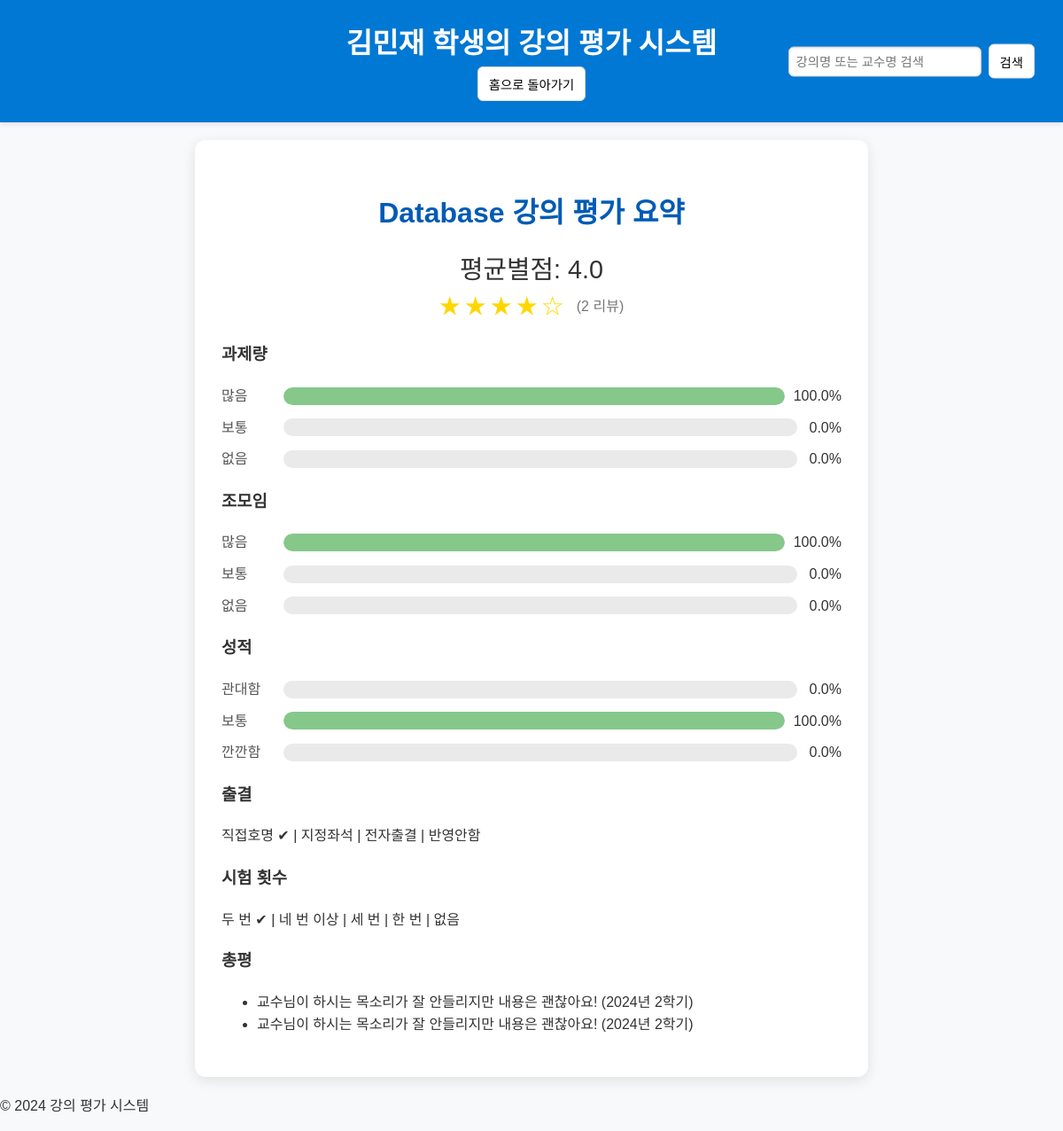
Screenshot of /summary/DB/1 (signed in) with the database file from the repository.
### models.py (models this page shows)
class Student(db.Model):
    __tablename__ = 'student'  # 테이블 이름 명시
    id = db.Column(db.Integer, primary_key=True)
    name = db.Column(db.String(50), nullable=False)
    password = db.Column(db.String(30), nullable=False)

class Lecture(db.Model):
    __tablename__ = 'lecture'
    id = db.Column(db.String(30), primary_key=True)  # id를 String으로 수정
    title = db.Column(db.String(100), nullable=False)
    professors = db.relationship('Professor', secondary=Professor_lecture, back_populates='lectures')

class Evaluation(db.Model):
    __tablename__ = 'evaluation'
    id = db.Column(db.Integer, primary_key=True)
    student_id = db.Column(db.Integer, db.ForeignKey('student.id'), nullable=False)
    lecture_id = db.Column(db.String(30), db.ForeignKey('lecture.id'), nullable=False)
    professor_id = db.Column(db.Integer, db.ForeignKey('professor.id'), nullable=False)  # 교수 연결
    rating = db.Column(db.Float, nullable=False)
    assignment_amount = db.Column(db.String(20), nullable=False)
    group_work = db.Column(db.String(20), nullable=False)
    grade_fairness = db.Column(db.String(20), nullable=False)
    attendance_type = db.Column(db.String(50), nullable=False)
    exam_count = db.Column(db.String(50), nullable=False)
    semester = db.Column(db.String(20), nullable=False)
    review = db.Column(db.Text, nullable=True)

### app.py (the view)
@app.route('/summary/<string:lecture_id>/<int:professor_id>')
def summary(lecture_id, professor_id):
    lecture = Lecture.query.get_or_404(lecture_id)
    professor = Professor.query.get_or_404(professor_id)
    student_id = session.get('student_id')
    student = Student.query.get(student_id)
    evaluations = Evaluation.query.filter_by(lecture_id=lecture_id, professor_id=professor_id).all()
    avg_rating = round(sum(e.rating for e in evaluations) / len(evaluations), 2) if evaluations else 0
    stats = {
        "assignment_amount": {"많음": 0, "보통": 0, "없음": 0},
        "group_work": {"많음": 0, "보통": 0, "없음": 0},
        "grade_fairness": {"관대함": 0, "보통": 0, "깐깐함": 0},
        "attendance_type": {"직접호명": 0, "지정좌석": 0, "전자출결": 0, "반영안함": 0},
        "exam_count": {"네 번 이상": 0, "세 번": 0, "두 번": 0, "한 번": 0, "없음": 0},
    }
    for e in evaluations:
        stats["assignment_amount"][e.assignment_amount] += 1
        stats["group_work"][e.group_work] += 1
        stats["grade_fairness"][e.grade_fairness] += 1
        stats["attendance_type"][e.attendance_type] += 1
        stats["exam_count"][e.exam_count] += 1
    total = len(evaluations)
    percentages = {
        key: {k: round((v / total * 100), 1) if total > 0 else 0 for k, v in value.items()}
        for key, value in stats.items()
    }
    most_selected = {
        "attendance_type": max(stats["attendance_type"], key=stats["attendance_type"].get) if total > 0 else "없음",
        "exam_count": max(stats["exam_count"], key=stats["exam_count"].get) if total > 0 else "없음",
    }
    return render_template(
        'summary_page.html',
        page_title=f"Database ({professor.name}) 강의 평가 요약",
        student=student,
        lecture=lecture,
        professor=professor,
        avg_rating=avg_rating,
        evaluations=evaluations,
        percentages=percentages,
        most_selected=most_selected,
        total_reviews=total
    )

### templates/summary_page.html (shortened to what this page needs)
{% extends "layout.html" %}
{% block content %}
<div class="summary-container">
    <h2>{{ lecture.title }} 강의 평가 요약</h2>
    <div class="overall-rating">
        <span>평균별점: {{ avg_rating }}</span>
        <div class="star-rating-summary">
            {% for i in range(1, 6) %}
                <span class="stars">{% if i <= avg_rating %}★{% else %}☆{% endif %}</span>
            {% endfor %}
            <span class="review-count">({{ total_reviews }} 리뷰)</span>
        </div>
    </div>
    <div class="statistic-bars">
        <h3>과제량</h3>
        <div class="stat-item">
            <label>많음</label>
            <div class="bar">
                <div class="progress" style="width: {{ percentages['assignment_amount']['많음'] }}%;"></div>
            </div>
            <div class="percentage">{{ percentages['assignment_amount']['많음'] }}%</div>
        </div>
        <div class="stat-item">
            <label>보통</label>
            <div class="bar">
            </div>
            <div class="percentage">{{ percentages['assignment_amount']['보통'] }}%</div>
        </div>
        <div class="stat-item">
            <label>없음</label>
            <div class="bar">
            </div>
            <div class="percentage">{{ percentages['assignment_amount']['없음'] }}%</div>
        </div>
    </div>
    <div class="statistic-bars">
        <h3>조모임</h3>
        <div class="stat-item">
            <label>많음</label>
            <div class="bar">
                <div class="progress" style="width: {{ percentages['group_work']['많음'] }}%;"></div>
            </div>
            <div class="percentage">{{ percentages['group_work']['많음'] }}%</div>
        </div>
        <div class="stat-item">
            <label>보통</label>
            <div class="bar">
            </div>
            <div class="percentage">{{ percentages['group_work']['보통'] }}%</div>
        </div>
        <div class="stat-item">
            <label>없음</label>
            <div class="bar">
            </div>
            <div class="percentage">{{ percentages['group_work']['없음'] }}%</div>
        </div>
    </div>
    <div class="statistic-bars">
        <h3>성적</h3>
        <div class="stat-item">
            <label>관대함</label>
            <div class="bar">
            </div>
            <div class="percentage">{{ percentages['grade_fairness']['관대함'] }}%</div>
        </div>
        <div class="stat-item">
            <label>보통</label>
            <div class="bar">
                <div class="progress" style="width: {{ percentages['grade_fairness']['보통'] }}%;"></div>
            </div>
            <div class="percentage">{{ percentages['grade_fairness']['보통'] }}%</div>
        </div>
        <div class="stat-item">
            <label>깐깐함</label>
            <div class="bar">
            </div>
            <div class="percentage">{{ percentages['grade_fairness']['깐깐함'] }}%</div>
        </div>
    </div>
    <div class="details-list">
        <h3>출결</h3>
        <span>
            {{ most_selected['attendance_type'] }} ✔
            {% for key in percentages['attendance_type'].keys() %}
                {% if key != most_selected['attendance_type'] %} | {{ key }} {% endif %}
            {% endfor %}
        </span>
    </div>
    <div class="details-list">
        <h3>시험 횟수</h3>
        <span>
            {{ most_selected['exam_count'] }} ✔
            {% for key in percentages['exam_count'].keys() %}
                {% if key != most_selected['exam_count'] %} | {{ key }} {% endif %}
            {% endfor %}
        </span>
    </div>
    <div class="evaluation-reviews">
        <h3>총평</h3>
        <ul>
            {% for evaluation in evaluations %}
                <li>
                    {{ evaluation.review }} ({{ evaluation.semester }})
                </li>
            {% endfor %}
        </ul>
    </div>
</div>
{% endblock %}

### templates/layout.html (shortened to what this page needs)
<!DOCTYPE html>
<html lang="ko">
<head>
    <link rel="stylesheet" href="{{ url_for('static', filename='styles.css') }}">
</head>
<body>
    <header>
        <div class="header-container">
            <h1>{{ student.name }} 학생의 강의 평가 시스템</h1>
            <form action="{{ url_for('search') }}" method="POST">
                <input type="text" name="query" placeholder="강의명 또는 교수명 검색">
                <button type="submit">검색</button>
            </form>
            <a href="{{ url_for('evaluate') }}">
                <button type="button">홈으로 돌아가기</button>
            </a>
        </div>
    </header>
    <main>
        {% block content %}{% endblock %}
    </main>
    <footer>
        <p>© 2024 강의 평가 시스템</p>
    </footer>
</body>
</html>

### static/styles.css (style rules this page uses)
body { font-family: 'Arial', sans-serif; margin: 0; padding: 0; background-color: #f8f9fa; color: #333; line-height: 1.6; }
.stars { display: flex; flex-direction: row-reverse; gap: 10px; }
header { background-color: #0078D4; color: #fff; padding: 1.5rem 0; text-align: center; box-shadow: 0 2px 5px rgba(0, 0, 0, 0.1); position: relative; }
.header-container h1 { font-size: 2rem; font-weight: bold; margin: 0; }
.header-container form { position: absolute; top: 50%; right: 2rem; transform: translateY(-50%); display: flex; align-items: center; gap: 8px; }
.header-container input { width: 200px; padding: 8px; border: 1px solid #ccc; border-radius: 6px; box-shadow: inset 0 1px 3px rgba(0, 0, 0, 0.1); font-size: 0.9rem; }
.header-container button { padding: 8px 12px; background-color: #fff; border: 1px solid #ddd; border-radius: 6px; cursor: pointer; font-size: 0.9rem; transition: background-color 0.3s, color 0.3s; }
.summary-container { background-color: #fff; padding: 30px; margin: 20px auto; border-radius: 12px; max-width: 700px; box-shadow: 0 4px 15px rgba(0, 0, 0, 0.1); font-family: 'Arial', sans-serif; color: #333; }
.summary-container h2 { text-align: center; font-size: 2rem; font-weight: bold; color: #005BB5; margin-bottom: 15px; }
.summary-container .overall-rating { text-align: center; font-size: 1.8rem; color: #333; margin-bottom: 20px; }
.star-rating-summary { display: flex; align-items: center; justify-content: center; gap: 5px; }
.star-rating-summary .stars { font-size: 1.5rem; color: #FFD700; }
.star-rating-summary .review-count { font-size: 1rem; color: #777; margin-left: 10px; }
.statistic-bars { margin-top: 20px; }
.statistic-bars .stat-item { display: flex; align-items: center; justify-content: space-between; margin-bottom: 10px; }
.statistic-bars .stat-item label { flex: 0 0 60px; text-align: left; font-size: 1rem; color: #555; }
.statistic-bars .stat-item .bar { flex-grow: 1; height: 20px; margin: 0 10px; border-radius: 10px; background-color: #EAEAEA; overflow: hidden; position: relative; }
.statistic-bars .stat-item .bar .progress { height: 100%; border-radius: 10px; background-color: #85C88A; transition: width 0.3s ease-in-out; }
.statistic-bars .stat-item .percentage { flex: 0 0 40px; text-align: right; font-size: 1rem; color: #333; }
.details-list { margin-top: 20px; list-style: none; padding: 0; }

### rows the page displays
Student: name "김민재"
Lecture: title "Database"
Evaluation: review "교수님이 하시는 목소리가 잘 안들리지만 내용은 괜찮아요!", semester "2024년 2학기"
Evaluation: review "교수님이 하시는 목소리가 잘 안들리지만 내용은 괜찮아요!", semester "2024년 2학기"

### other values shown
{{ avg_rating }} "4.0"
{{ total_reviews }} "2"
{{ percentages['assignment_amount']['많음'] }} "100.0"
{{ percentages['assignment_amount']['보통'] }} "0.0"
{{ percentages['assignment_amount']['없음'] }} "0.0"
{{ percentages['group_work']['많음'] }} "100.0"
{{ percentages['group_work']['보통'] }} "0.0"
{{ percentages['group_work']['없음'] }} "0.0"
{{ percentages['grade_fairness']['관대함'] }} "0.0"
{{ percentages['grade_fairness']['보통'] }} "100.0"
{{ percentages['grade_fairness']['깐깐함'] }} "0.0"
{{ most_selected['attendance_type'] }} "직접호명"
{{ key }} "지정좌석" "전자출결" "반영안함"
{{ most_selected['exam_count'] }} "두 번"
{{ key }} "네 번 이상" "세 번" "한 번" "없음"
